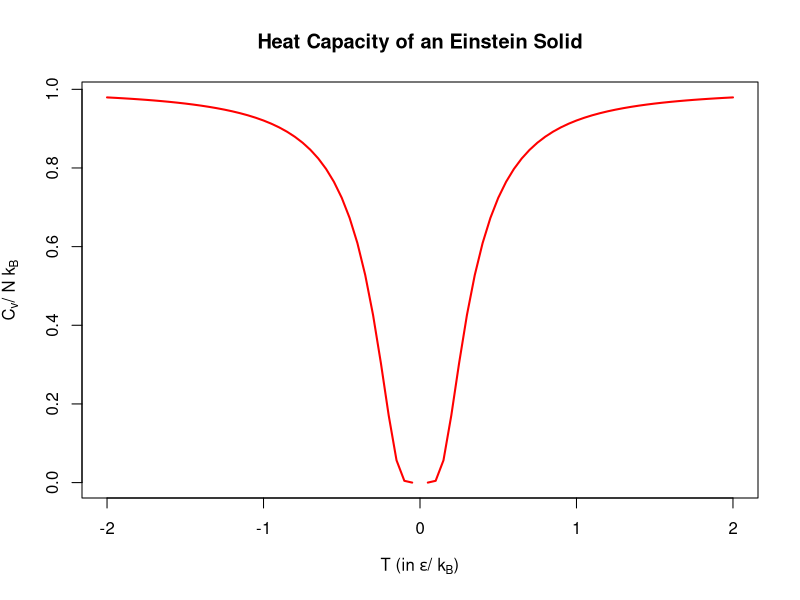

Generate this figure with R:
library(knitr)

## To log or not log temperature ...
do_png <- TRUE

## do_xLog <- FALSE
## log = ''
## if(do_xLog) {
##     T <- c(1:9 %o% 10^(-3:3))            #In units of epsilon / k_B
##     log = 'xy'
## } else {
    T <- seq(-2,2,0.05)                #In units of epsilon / k_B
## }

## Heat capacity in units of N k_B
Cv <- 1 / (4 * T^2) / (sinh(1/(2*T)))^2

## Give the chart file a name.
if(do_png) {
    png(file = "p3_25__Einstein_solid__C_v_as_func_of_t.png",pointsize=24,height=800,width=600)
} else {
    x11()
}

## Plot the bar chart. 
plot(T,Cv,type = "l", col = "red",
     xlab = expression(paste('T (in ', epsilon)*'/ k'['B']*')'),
     ylab = expression(paste('C'['v']*'/ N k'['B'])),
     main = "Heat Capacity of an Einstein Solid",
     lwd = 2)
   ## main = "Entropy as function of temp",xlog=do_xLog,ylog=do_xLog)

## Save the file.
if(do_png) { dev.off() }
